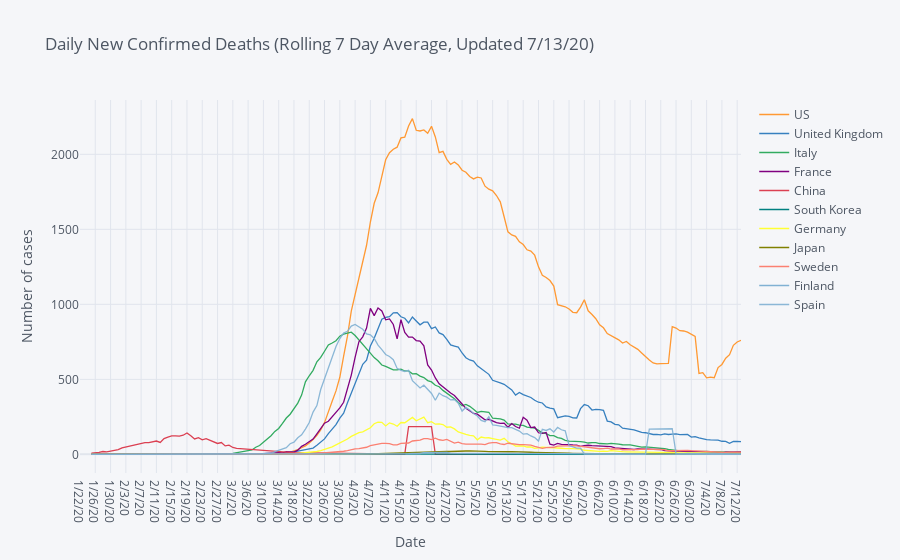

This figure's notebook cell:
### Code cell
# Plot rolling average of deaths

window_size = 7 # days to average
rolling = country_daily.xs('Deaths', axis=1, level=1).rolling(window=window_size, min_periods=3).mean()
daily_deaths = rolling.iplot(yaxis_title='Number of cases', xaxis_title='Date',
              title='Daily New Confirmed Deaths (Rolling {} Day Average, Updated {})'.format(window_size, by_country.index.tolist()[-1]), asFigure=True)

daily_deaths

### Figure 1 — Plotly figure (JSON) as saved in the notebook; plotly's stock layout.template omitted (floating-point values rounded to 4 significant figures; data arrays with more than 128 entries replaced by an {"elided": "..."} marker saying what was removed)
{"data": [{"line": {"color": "rgba(255, 153, 51, 1.0)", "dash": "solid", "shape": "linear", "width": 1.3}, "mode": "lines", "name": "US", "text": "", "type": "scatter", "x": {"elided": "174 str values"}, "y": {"elided": "174 mixed values"}}, {"line": {"color": "rgba(55, 128, 191, 1.0)", "dash": "solid", "shape": "linear", "width": 1.3}, "mode": "lines", "name": "United Kingdom", "text": "", "type": "scatter", "x": {"elided": "174 str values"}, "y": {"elided": "174 mixed values"}}, {"line": {"color": "rgba(50, 171, 96, 1.0)", "dash": "solid", "shape": "linear", "width": 1.3}, "mode": "lines", "name": "Italy", "text": "", "type": "scatter", "x": {"elided": "174 str values"}, "y": {"elided": "174 mixed values"}}, {"line": {"color": "rgba(128, 0, 128, 1.0)", "dash": "solid", "shape": "linear", "width": 1.3}, "mode": "lines", "name": "France", "text": "", "type": "scatter", "x": {"elided": "174 str values"}, "y": {"elided": "174 mixed values"}}, {"line": {"color": "rgba(219, 64, 82, 1.0)", "dash": "solid", "shape": "linear", "width": 1.3}, "mode": "lines", "name": "China", "text": "", "type": "scatter", "x": {"elided": "174 str values"}, "y": {"elided": "174 mixed values"}}, {"line": {"color": "rgba(0, 128, 128, 1.0)", "dash": "solid", "shape": "linear", "width": 1.3}, "mode": "lines", "name": "South Korea", "text": "", "type": "scatter", "x": {"elided": "174 str values"}, "y": {"elided": "174 mixed values"}}, {"line": {"color": "rgba(255, 255, 51, 1.0)", "dash": "solid", "shape": "linear", "width": 1.3}, "mode": "lines", "name": "Germany", "text": "", "type": "scatter", "x": {"elided": "174 str values"}, "y": {"elided": "174 mixed values"}}, {"line": {"color": "rgba(128, 128, 0, 1.0)", "dash": "solid", "shape": "linear", "width": 1.3}, "mode": "lines", "name": "Japan", "text": "", "type": "scatter", "x": {"elided": "174 str values"}, "y": {"elided": "174 mixed values"}}, {"line": {"color": "rgba(251, 128, 114, 1.0)", "dash": "solid", "shape": "linear", "width": 1.3}, "mode": "lines", "name": "Sweden", "text": "", "type": "scatter", "x": {"elided": "174 str values"}, "y": {"elided": "174 mixed values"}}, {"line": {"color": "rgba(128, 177, 211, 1.0)", "dash": "solid", "shape": "linear", "width": 1.3}, "mode": "lines", "name": "Finland", "text": "", "type": "scatter", "x": {"elided": "174 str values"}, "y": {"elided": "174 mixed values"}}, {"line": {"color": "rgba(128, 177, 211, 0.8999999999999999)", "dash": "solid", "shape": "linear", "width": 1.3}, "mode": "lines", "name": "Spain", "text": "", "type": "scatter", "x": {"elided": "174 str values"}, "y": {"elided": "174 mixed values"}}], "layout": {"legend": {"bgcolor": "#F5F6F9", "font": {"color": "#4D5663"}}, "paper_bgcolor": "#F5F6F9", "plot_bgcolor": "#F5F6F9", "title": {"font": {"color": "#4D5663"}, "text": "Daily New Confirmed Deaths (Rolling 7 Day Average, Updated 7/13/20)"}, "xaxis": {"gridcolor": "#E1E5ED", "showgrid": true, "tickfont": {"color": "#4D5663"}, "title": {"font": {"color": "#4D5663"}, "text": "Date"}, "zerolinecolor": "#E1E5ED"}, "yaxis": {"gridcolor": "#E1E5ED", "showgrid": true, "tickfont": {"color": "#4D5663"}, "title": {"font": {"color": "#4D5663"}, "text": "Number of cases"}, "zerolinecolor": "#E1E5ED"}}}
